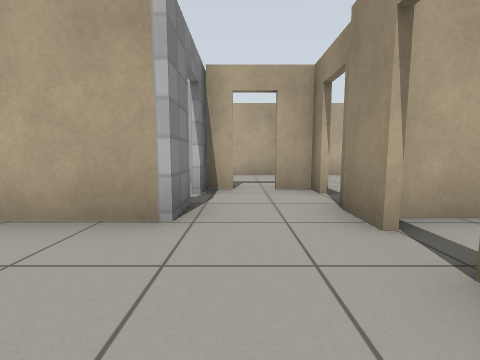
view 1 (above)

17 first-person views from a walk through a Gazebo world. The camera is 0.72 m above the floor, tilts 6° down and sees 90° across. The floor is counted in squares, 1 m on a side. Each view is taken from the middle of a square. On the plan, view 1 faces up. The plan holds only what a view shows up to about 9 squares ahead; the rest is blank. Simple patterns stand in for the simulator's built-in surfaces.

view 2
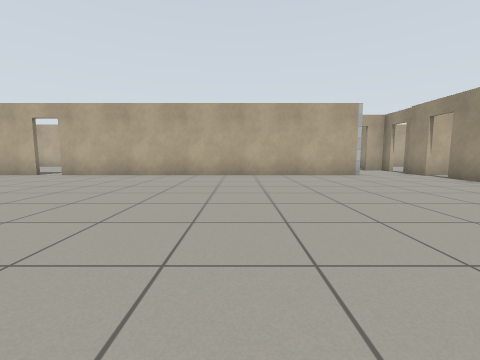

view 3
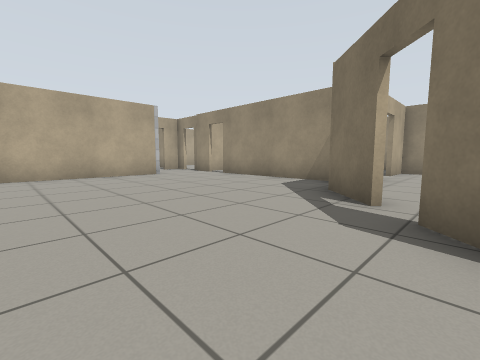

view 4
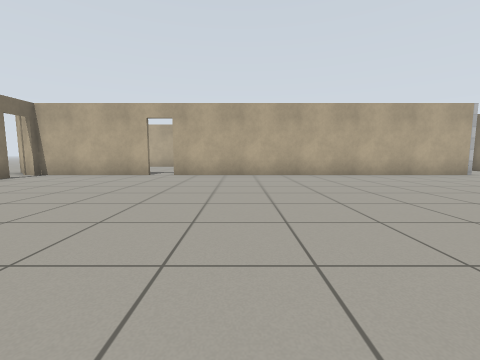

view 5
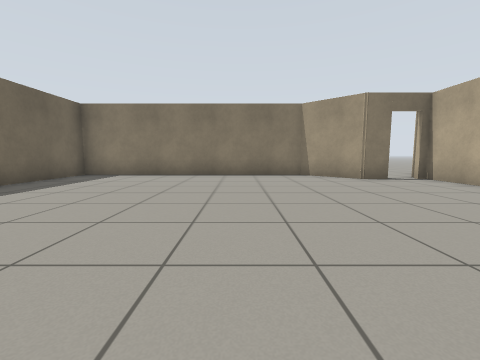

view 6
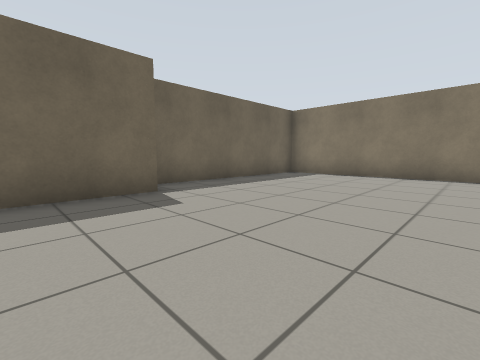

view 7
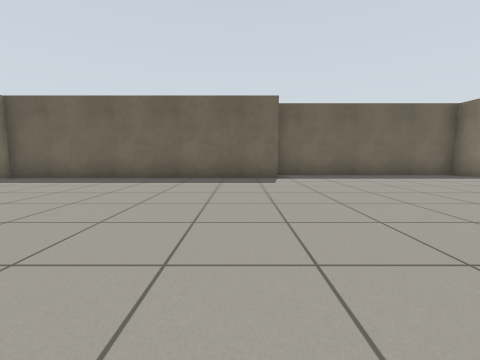

view 8
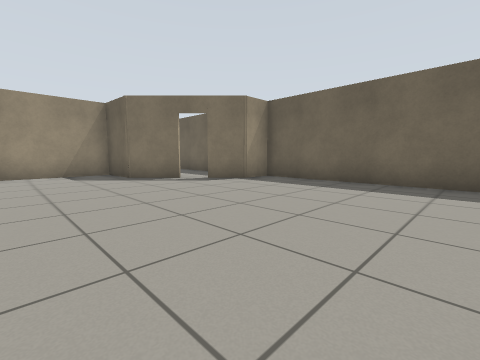

view 9
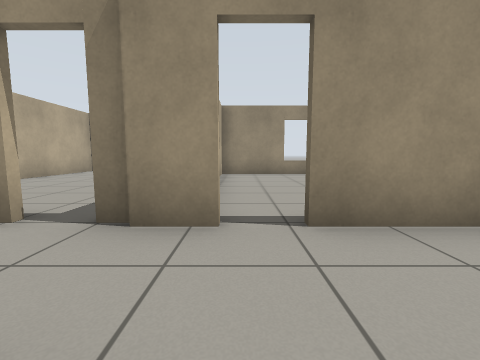

view 10
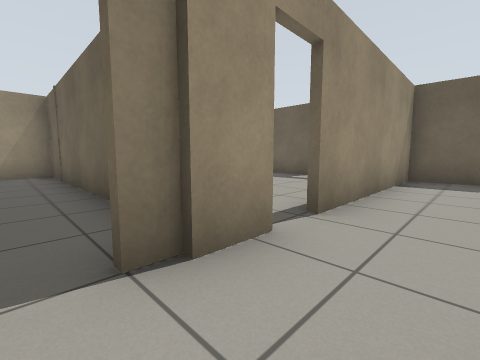

view 11
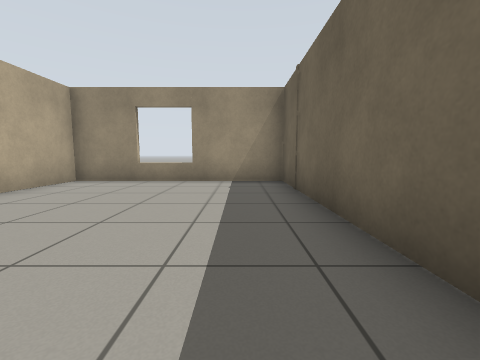

view 12
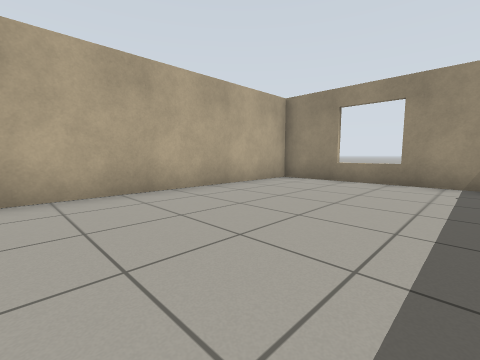

view 13
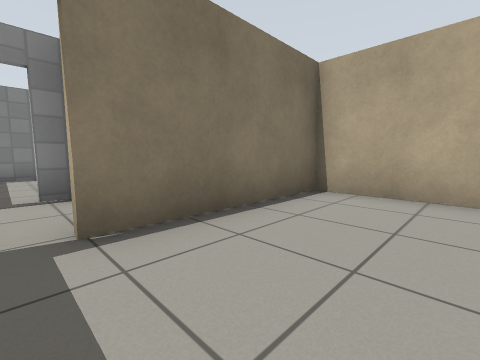

view 14
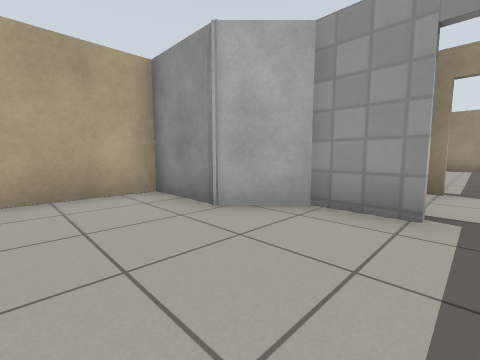

view 15
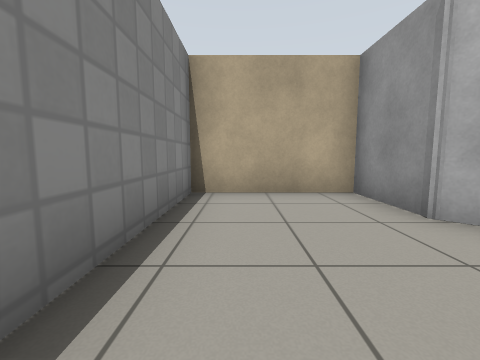

view 16
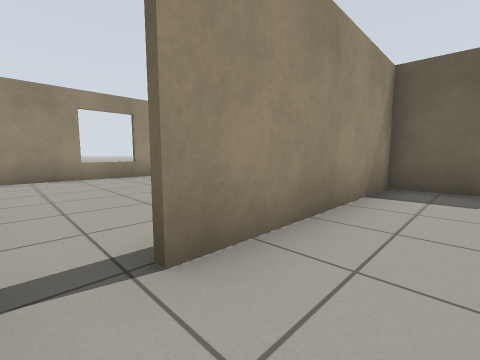

view 17
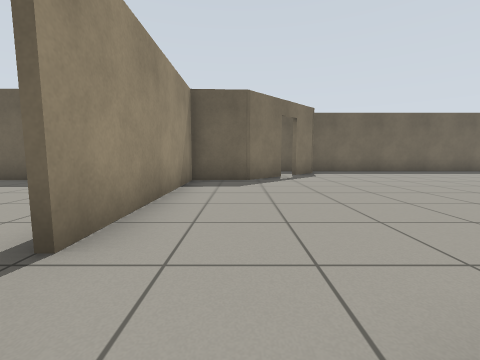

### Floor plan
Points are (right, up) in squares from view 1. A wall is a line through its corners. A room is listed if a view was taken in it or the views show most of it. See-through windows are left out.
Room 1 (views 1, 2, 3, 4, 5, 6, 7, 8, 9, 10, 16, 17)
walls: (-12.1, 2.5) (-16.2, 2.5); (-11.3, -7.5) (-2.8, -7.5); (-2.8, -6.4) (-2, -5.6); (-16.1, 1.5) (-16.1, 0.7) (-17.6, -0.8) (-17.6, -8.6) (-11.3, -8.6); (-1.4, -5) (-0.2, -3.8) (1.4, -3.7) (1.4, 1.4); (-0.7, 3.5) (-0.7, 2.5) (-11.4, 2.5); (1.4, 2.1) (1.4, 3.6); (-0.1, 5) (-0.8, 5); (1.4, 4.4) (1.4, 5)
ways out: open door at (1, 4.5) to room 2; open door at (-1, 4) to room 3; open door at (1.7, 1.7) to room 4; open door at (-16, 2); open door at (-12, 3); open door at (-1.7, -5.3)
Room 2 (views 11, 12, 13)
walls: (4, 2.8) (9.6, 2.8) (9.6, 8.5) (1.6, 8.5) (1.6, 4.4)
ways out: open door at (1, 4.5) to room 1
Room 3 (views 14, 15)
walls: (-0.9, 4.4) (-0.9, 5.7) (-1.8, 6.6) (-1.8, 8.5) (-4.9, 8.5) (-4.9, 3.9)
ways out: open door at (-1, 4) to room 1
Room 4 (no view inside)
walls: (4.2, -3.7) (5.2, -3.7); (5.8, -3.7) (6.9, -3.7); (7.9, -1.8) (7.9, 2.9); (2.8, 2.5) (1.8, 2.5)
ways out: open door at (1.7, 1.7) to room 1

Positions as (right, up) in squares from view 1, and headings:
1: (0, 0), facing up
2: (-5, -6), facing up
3: (-5, -6), facing up-right
4: (-9, -6), facing up
5: (-9, -3), facing left
6: (-9, -3), facing down-left
7: (-10, 0), facing down
8: (-8, -1), facing down-right
9: (-1, 2), facing right
10: (0, 4), facing down-right
11: (3, 4), facing right
12: (3, 4), facing up-right
13: (4, 4), facing up-left
14: (-4, 4), facing up-right
15: (-4, 4), facing up
16: (0, 2), facing down-right
17: (0, 3), facing down
